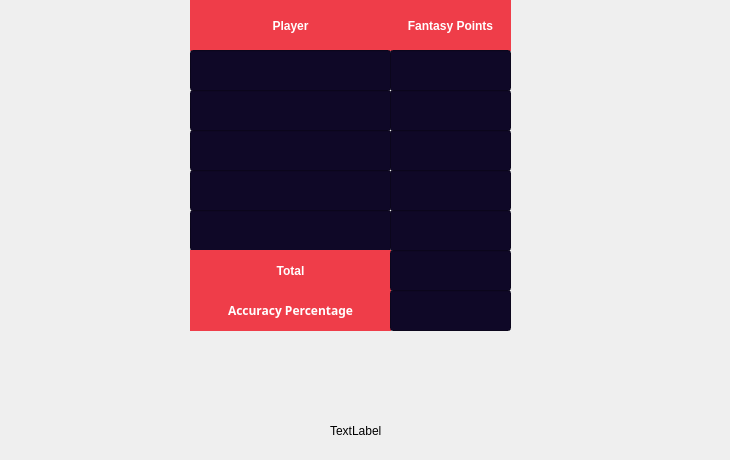
    <widget class="QWidget" name="score_page">
     <property name="styleSheet">
      <string notr="true"/>
     </property>
     <widget class="QLabel" name="score_l1">
      <property name="geometry">
       <rect>
        <x>190</x>
        <y>0</y>
        <width>201</width>
        <height>51</height>
       </rect>
      </property>
      <property name="font">
       <font>
        <family>Yu Gothic UI</family>
        <pointsize>9</pointsize>
        <weight>75</weight>
        <bold>true</bold>
       </font>
      </property>
      <property name="styleSheet">
       <string notr="true">background-color: rgb(239, 61, 73);
color: rgb(255, 255, 255);</string>
      </property>
      <property name="text">
       <string>Player</string>
      </property>
      <property name="alignment">
       <set>Qt::AlignCenter</set>
      </property>
     </widget>
     <widget class="QLabel" name="score_l2">
      <property name="geometry">
       <rect>
        <x>390</x>
        <y>0</y>
        <width>121</width>
        <height>51</height>
       </rect>
      </property>
      <property name="font">
       <font>
        <family>Yu Gothic UI</family>
        <pointsize>9</pointsize>
        <weight>75</weight>
        <bold>true</bold>
       </font>
      </property>
      <property name="styleSheet">
       <string notr="true">background-color: rgb(239, 61, 73);
color: rgb(255, 255, 255);</string>
      </property>
      <property name="text">
       <string>Fantasy Points</string>
      </property>
      <property name="alignment">
       <set>Qt::AlignCenter</set>
      </property>
     </widget>
     <widget class="QLineEdit" name="score_linEdit1">
      <property name="geometry">
       <rect>
        <x>390</x>
        <y>50</y>
        <width>121</width>
        <height>41</height>
       </rect>
      </property>
      <property name="font">
       <font>
        <family>Calibri</family>
        <pointsize>9</pointsize>
        <weight>75</weight>
        <italic>true</italic>
        <bold>true</bold>
       </font>
      </property>
      <property name="styleSheet">
       <string notr="true">background-color: rgb(15, 8, 39);

color: rgb(255, 255, 255);</string>
      </property>
      <property name="alignment">
       <set>Qt::AlignCenter</set>
      </property>
     </widget>
     <widget class="QLineEdit" name="score_linEdit2">
      <property name="geometry">
       <rect>
        <x>390</x>
        <y>90</y>
        <width>121</width>
        <height>41</height>
       </rect>
      </property>
      <property name="font">
       <font>
        <family>Calibri</family>
        <pointsize>9</pointsize>
        <weight>75</weight>
        <italic>true</italic>
        <bold>true</bold>
       </font>
      </property>
      <property name="styleSheet">
       <string notr="true">background-color: rgb(15, 8, 39);

color: rgb(255, 255, 255);</string>
      </property>
      <property name="alignment">
       <set>Qt::AlignCenter</set>
      </property>
     </widget>
     <widget class="QLineEdit" name="score_linEdit3">
      <property name="geometry">
       <rect>
        <x>390</x>
        <y>130</y>
        <width>121</width>
        <height>41</height>
       </rect>
      </property>
      <property name="font">
       <font>
        <family>Calibri</family>
        <pointsize>9</pointsize>
        <weight>75</weight>
        <italic>true</italic>
        <bold>true</bold>
       </font>
      </property>
      <property name="styleSheet">
       <string notr="true">background-color: rgb(15, 8, 39);

color: rgb(255, 255, 255);</string>
      </property>
      <property name="alignment">
       <set>Qt::AlignCenter</set>
      </property>
     </widget>
     <widget class="QLineEdit" name="score_linEdit4">
      <property name="geometry">
       <rect>
        <x>390</x>
        <y>170</y>
        <width>121</width>
        <height>41</height>
       </rect>
      </property>
      <property name="font">
       <font>
        <family>Calibri</family>
        <pointsize>9</pointsize>
        <weight>75</weight>
        <italic>true</italic>
        <bold>true</bold>
       </font>
      </property>
      <property name="styleSheet">
       <string notr="true">background-color: rgb(15, 8, 39);

color: rgb(255, 255, 255);</string>
      </property>
      <property name="alignment">
       <set>Qt::AlignCenter</set>
      </property>
     </widget>
     <widget class="QLineEdit" name="score_linEdit5">
      <property name="geometry">
       <rect>
        <x>390</x>
        <y>210</y>
        <width>121</width>
        <height>41</height>
       </rect>
      </property>
      <property name="font">
       <font>
        <family>Calibri</family>
        <pointsize>9</pointsize>
        <weight>75</weight>
        <italic>true</italic>
        <bold>true</bold>
       </font>
      </property>
      <property name="styleSheet">
       <string notr="true">background-color: rgb(15, 8, 39);

color: rgb(255, 255, 255);</string>
      </property>
      <property name="alignment">
       <set>Qt::AlignCenter</set>
      </property>
     </widget>
     <widget class="QLineEdit" name="score_linEdit6">
      <property name="geometry">
       <rect>
        <x>190</x>
        <y>50</y>
        <width>201</width>
        <height>41</height>
       </rect>
      </property>
      <property name="font">
       <font>
        <family>Calibri</family>
        <pointsize>9</pointsize>
        <weight>75</weight>
        <italic>true</italic>
        <bold>true</bold>
       </font>
      </property>
      <property name="styleSheet">
       <string notr="true">background-color: rgb(15, 8, 39);

color: rgb(255, 255, 255);</string>
      </property>
      <property name="alignment">
       <set>Qt::AlignCenter</set>
      </property>
     </widget>
     <widget class="QLineEdit" name="score_linEdit7">
      <property name="geometry">
       <rect>
        <x>190</x>
        <y>90</y>
        <width>201</width>
        <height>41</height>
       </rect>
      </property>
      <property name="font">
       <font>
        <family>Calibri</family>
        <pointsize>9</pointsize>
        <weight>75</weight>
        <italic>true</italic>
        <bold>true</bold>
       </font>
      </property>
      <property name="styleSheet">
       <string notr="true">background-color: rgb(15, 8, 39);

color: rgb(255, 255, 255);</string>
      </property>
      <property name="alignment">
       <set>Qt::AlignCenter</set>
      </property>
     </widget>
     <widget class="QLineEdit" name="score_linEdit8">
      <property name="geometry">
       <rect>
        <x>190</x>
        <y>130</y>
        <width>201</width>
        <height>41</height>
       </rect>
      </property>
      <property name="font">
       <font>
        <family>Calibri</family>
        <pointsize>9</pointsize>
        <weight>75</weight>
        <italic>true</italic>
        <bold>true</bold>
       </font>
      </property>
      <property name="styleSheet">
       <string notr="true">background-color: rgb(15, 8, 39);

color: rgb(255, 255, 255);</string>
      </property>
      <property name="alignment">
       <set>Qt::AlignCenter</set>
      </property>
     </widget>
     <widget class="QLineEdit" name="score_linEdit9">
      <property name="geometry">
       <rect>
        <x>190</x>
        <y>170</y>
        <width>201</width>
        <height>41</height>
       </rect>
      </property>
      <property name="font">
       <font>
        <family>Calibri</family>
        <pointsize>9</pointsize>
        <weight>75</weight>
        <italic>true</italic>
        <bold>true</bold>
       </font>
      </property>
      <property name="styleSheet">
       <string notr="true">background-color: rgb(15, 8, 39);

color: rgb(255, 255, 255);</string>
      </property>
      <property name="alignment">
       <set>Qt::AlignCenter</set>
      </property>
     </widget>
     <widget class="QLineEdit" name="score_linEdit10">
      <property name="geometry">
       <rect>
        <x>190</x>
        <y>210</y>
        <width>201</width>
        <height>41</height>
       </rect>
      </property>
      <property name="font">
       <font>
        <family>Calibri</family>
        <pointsize>9</pointsize>
        <weight>75</weight>
        <italic>true</italic>
        <bold>true</bold>
       </font>
      </property>
      <property name="styleSheet">
       <string notr="true">background-color: rgb(15, 8, 39);

color: rgb(255, 255, 255);</string>
      </property>
      <property name="alignment">
       <set>Qt::AlignCenter</set>
      </property>
     </widget>
     <widget class="QLabel" name="score_l3">
      <property name="geometry">
       <rect>
        <x>190</x>
        <y>290</y>
        <width>201</width>
        <height>41</height>
       </rect>
      </property>
      <property name="font">
       <font>
        <family>Yu Gothic</family>
        <pointsize>9</pointsize>
        <weight>75</weight>
        <bold>true</bold>
       </font>
      </property>
      <property name="styleSheet">
       <string notr="true">background-color: rgb(239, 61, 73);
color: rgb(255, 255, 255)</string>
      </property>
      <property name="text">
       <string>Accuracy Percentage</string>
      </property>
      <property name="alignment">
       <set>Qt::AlignCenter</set>
      </property>
     </widget>
     <widget class="QLabel" name="score_l4">
      <property name="geometry">
       <rect>
        <x>190</x>
        <y>250</y>
        <width>201</width>
        <height>41</height>
       </rect>
      </property>
      <property name="font">
       <font>
        <family>Yu Gothic UI</family>
        <pointsize>9</pointsize>
        <weight>75</weight>
        <bold>true</bold>
       </font>
      </property>
      <property name="styleSheet">
       <string notr="true">background-color: rgb(239, 61, 73);
color: rgb(255, 255, 255)</string>
      </property>
      <property name="text">
       <string>Total</string>
      </property>
      <property name="alignment">
       <set>Qt::AlignCenter</set>
      </property>
     </widget>
     <widget class="QLineEdit" name="score_linEdit11">
      <property name="geometry">
       <rect>
        <x>390</x>
        <y>250</y>
        <width>121</width>
        <height>41</height>
       </rect>
      </property>
      <property name="font">
       <font>
        <family>Calibri</family>
        <pointsize>9</pointsize>
        <weight>75</weight>
        <italic>true</italic>
        <bold>true</bold>
       </font>
      </property>
      <property name="styleSheet">
       <string notr="true">background-color: rgb(15, 8, 39);

color: rgb(255, 255, 255);</string>
      </property>
      <property name="alignment">
       <set>Qt::AlignCenter</set>
      </property>
     </widget>
     <widget class="QLineEdit" name="score_linEdit12">
      <property name="geometry">
       <rect>
        <x>390</x>
        <y>290</y>
        <width>121</width>
        <height>41</height>
       </rect>
      </property>
      <property name="font">
       <font>
        <family>Calibri</family>
        <pointsize>9</pointsize>
        <weight>75</weight>
        <italic>true</italic>
        <bold>true</bold>
       </font>
      </property>
      <property name="styleSheet">
       <string notr="true">background-color: rgb(15, 8, 39);

color: rgb(255, 255, 255);</string>
      </property>
      <property name="alignment">
       <set>Qt::AlignCenter</set>
      </property>
     </widget>
     <widget class="QLabel" name="score_l5">
      <property name="geometry">
       <rect>
        <x>510</x>
        <y>0</y>
        <width>211</width>
        <height>421</height>
       </rect>
      </property>
      <property name="text">
       <string/>
      </property>
      <property name="pixmap">
       <pixmap>bowler.PNG</pixmap>
      </property>
      <property name="scaledContents">
       <bool>true</bool>
      </property>
     </widget>
     <widget class="QLabel" name="score_l6">
      <property name="geometry">
       <rect>
        <x>0</x>
        <y>-10</y>
        <width>191</width>
        <height>431</height>
       </rect>
      </property>
      <property name="text">
       <string/>
      </property>
      <property name="pixmap">
       <pixmap>batsman.PNG</pixmap>
      </property>
      <property name="scaledContents">
       <bool>true</bool>
      </property>
     </widget>
     <widget class="QLabel" name="label">
      <property name="geometry">
       <rect>
        <x>330</x>
        <y>410</y>
        <width>51</width>
        <height>41</height>
       </rect>
      </property>
      <property name="text">
       <string>TextLabel</string>
      </property>
     </widget>
     <widget class="QLabel" name="score_l7">
      <property name="geometry">
       <rect>
        <x>190</x>
        <y>330</y>
        <width>321</width>
        <height>91</height>
       </rect>
      </property>
      <property name="text">
       <string/>
      </property>
      <property name="pixmap">
       <pixmap>bg.PNG</pixmap>
      </property>
      <property name="scaledContents">
       <bool>true</bool>
      </property>
     </widget>
    </widget>
